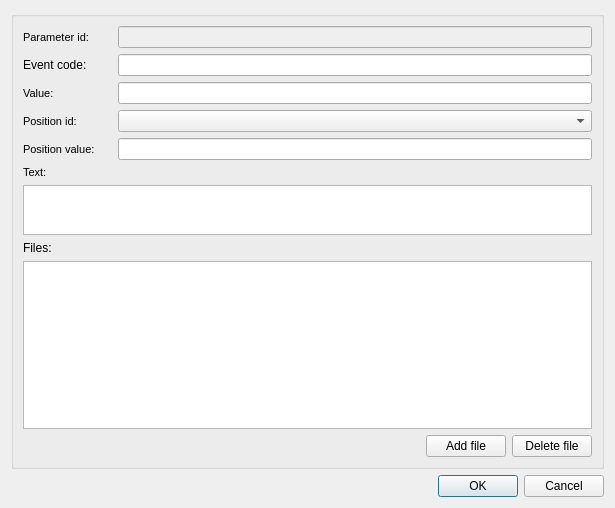
<?xml version="1.0" encoding="UTF-8"?>
<ui version="4.0">
 <class>dlg_visit_event</class>
 <widget class="QDialog" name="dlg_visit_event">
  <property name="geometry">
   <rect>
    <x>0</x>
    <y>0</y>
    <width>615</width>
    <height>508</height>
   </rect>
  </property>
  <property name="windowTitle">
   <string>Standard event</string>
  </property>
  <layout class="QVBoxLayout" name="verticalLayout">
   <item>
    <widget class="QGroupBox" name="groupBox">
     <property name="title">
      <string/>
     </property>
     <layout class="QVBoxLayout" name="verticalLayout_2">
      <item>
       <layout class="QGridLayout" name="gridLayout">
        <item row="4" column="0">
         <widget class="QLabel" name="lbl_position_value">
          <property name="font">
           <font>
            <pointsize>8</pointsize>
           </font>
          </property>
          <property name="frameShape">
           <enum>QFrame::NoFrame</enum>
          </property>
          <property name="frameShadow">
           <enum>QFrame::Plain</enum>
          </property>
          <property name="text">
           <string>Position value:    </string>
          </property>
          <property name="textFormat">
           <enum>Qt::AutoText</enum>
          </property>
          <property name="scaledContents">
           <bool>false</bool>
          </property>
          <property name="alignment">
           <set>Qt::AlignLeading|Qt::AlignLeft|Qt::AlignVCenter</set>
          </property>
          <property name="margin">
           <number>3</number>
          </property>
         </widget>
        </item>
        <item row="3" column="0">
         <widget class="QLabel" name="lbl_position_id">
          <property name="sizePolicy">
           <sizepolicy hsizetype="Fixed" vsizetype="Preferred">
            <horstretch>0</horstretch>
            <verstretch>0</verstretch>
           </sizepolicy>
          </property>
          <property name="font">
           <font>
            <pointsize>8</pointsize>
           </font>
          </property>
          <property name="frameShape">
           <enum>QFrame::NoFrame</enum>
          </property>
          <property name="frameShadow">
           <enum>QFrame::Plain</enum>
          </property>
          <property name="text">
           <string>Position id:          </string>
          </property>
          <property name="textFormat">
           <enum>Qt::AutoText</enum>
          </property>
          <property name="scaledContents">
           <bool>false</bool>
          </property>
          <property name="alignment">
           <set>Qt::AlignLeading|Qt::AlignLeft|Qt::AlignVCenter</set>
          </property>
          <property name="margin">
           <number>3</number>
          </property>
         </widget>
        </item>
        <item row="6" column="0" colspan="2">
         <widget class="QTextEdit" name="text">
          <property name="maximumSize">
           <size>
            <width>16777215</width>
            <height>50</height>
           </size>
          </property>
         </widget>
        </item>
        <item row="0" column="0">
         <widget class="QLabel" name="lbl_parameter_id">
          <property name="font">
           <font>
            <pointsize>8</pointsize>
            <weight>50</weight>
            <bold>false</bold>
           </font>
          </property>
          <property name="frameShape">
           <enum>QFrame::NoFrame</enum>
          </property>
          <property name="frameShadow">
           <enum>QFrame::Plain</enum>
          </property>
          <property name="text">
           <string>Parameter id:      </string>
          </property>
          <property name="textFormat">
           <enum>Qt::AutoText</enum>
          </property>
          <property name="scaledContents">
           <bool>false</bool>
          </property>
          <property name="alignment">
           <set>Qt::AlignLeading|Qt::AlignLeft|Qt::AlignVCenter</set>
          </property>
          <property name="margin">
           <number>3</number>
          </property>
         </widget>
        </item>
        <item row="2" column="0">
         <widget class="QLabel" name="lbl_value">
          <property name="font">
           <font>
            <pointsize>8</pointsize>
            <weight>50</weight>
            <bold>false</bold>
           </font>
          </property>
          <property name="frameShape">
           <enum>QFrame::NoFrame</enum>
          </property>
          <property name="frameShadow">
           <enum>QFrame::Plain</enum>
          </property>
          <property name="text">
           <string>Value:                   </string>
          </property>
          <property name="textFormat">
           <enum>Qt::AutoText</enum>
          </property>
          <property name="scaledContents">
           <bool>false</bool>
          </property>
          <property name="alignment">
           <set>Qt::AlignLeading|Qt::AlignLeft|Qt::AlignVCenter</set>
          </property>
          <property name="margin">
           <number>3</number>
          </property>
         </widget>
        </item>
        <item row="7" column="0" colspan="2">
         <widget class="QLabel" name="lbl_files">
          <property name="text">
           <string>Files:</string>
          </property>
         </widget>
        </item>
        <item row="4" column="1">
         <widget class="QLineEdit" name="position_value">
          <property name="frame">
           <bool>true</bool>
          </property>
         </widget>
        </item>
        <item row="5" column="0" colspan="2">
         <widget class="QLabel" name="lbl_text">
          <property name="font">
           <font>
            <pointsize>8</pointsize>
           </font>
          </property>
          <property name="frameShape">
           <enum>QFrame::NoFrame</enum>
          </property>
          <property name="frameShadow">
           <enum>QFrame::Plain</enum>
          </property>
          <property name="text">
           <string>Text:</string>
          </property>
          <property name="textFormat">
           <enum>Qt::AutoText</enum>
          </property>
          <property name="scaledContents">
           <bool>false</bool>
          </property>
          <property name="alignment">
           <set>Qt::AlignLeading|Qt::AlignLeft|Qt::AlignVCenter</set>
          </property>
          <property name="margin">
           <number>3</number>
          </property>
         </widget>
        </item>
        <item row="0" column="1">
         <widget class="QLineEdit" name="parameter_id">
          <property name="enabled">
           <bool>false</bool>
          </property>
          <property name="frame">
           <bool>true</bool>
          </property>
         </widget>
        </item>
        <item row="8" column="0" colspan="2">
         <widget class="QTableView" name="tbl_docs_x_event">
          <property name="sortingEnabled">
           <bool>true</bool>
          </property>
         </widget>
        </item>
        <item row="3" column="1">
         <widget class="QComboBox" name="position_id"/>
        </item>
        <item row="2" column="1">
         <widget class="QLineEdit" name="value">
          <property name="frame">
           <bool>true</bool>
          </property>
         </widget>
        </item>
        <item row="1" column="0">
         <widget class="QLabel" name="lbl_event_code">
          <property name="text">
           <string>Event code:</string>
          </property>
         </widget>
        </item>
        <item row="1" column="1">
         <widget class="QLineEdit" name="event_code"/>
        </item>
       </layout>
      </item>
      <item>
       <layout class="QHBoxLayout" name="horizontalLayout_5">
        <item>
         <spacer name="horizontalSpacer">
          <property name="orientation">
           <enum>Qt::Horizontal</enum>
          </property>
          <property name="sizeHint" stdset="0">
           <size>
            <width>40</width>
            <height>20</height>
           </size>
          </property>
         </spacer>
        </item>
        <item>
         <widget class="QPushButton" name="btn_add_file">
          <property name="text">
           <string>Add file</string>
          </property>
         </widget>
        </item>
        <item>
         <widget class="QPushButton" name="btn_delete_file">
          <property name="text">
           <string>Delete file</string>
          </property>
         </widget>
        </item>
       </layout>
      </item>
     </layout>
    </widget>
   </item>
   <item>
    <widget class="QDialogButtonBox" name="buttonBox">
     <property name="standardButtons">
      <set>QDialogButtonBox::Cancel|QDialogButtonBox::Ok</set>
     </property>
    </widget>
   </item>
  </layout>
 </widget>
 <tabstops>
  <tabstop>buttonBox</tabstop>
 </tabstops>
 <resources/>
 <connections>
  <connection>
   <sender>buttonBox</sender>
   <signal>accepted()</signal>
   <receiver>dlg_visit_event</receiver>
   <slot>accept()</slot>
   <hints>
    <hint type="sourcelabel">
     <x>248</x>
     <y>254</y>
    </hint>
    <hint type="destinationlabel">
     <x>157</x>
     <y>274</y>
    </hint>
   </hints>
  </connection>
  <connection>
   <sender>buttonBox</sender>
   <signal>rejected()</signal>
   <receiver>dlg_visit_event</receiver>
   <slot>reject()</slot>
   <hints>
    <hint type="sourcelabel">
     <x>316</x>
     <y>260</y>
    </hint>
    <hint type="destinationlabel">
     <x>286</x>
     <y>274</y>
    </hint>
   </hints>
  </connection>
 </connections>
</ui>
